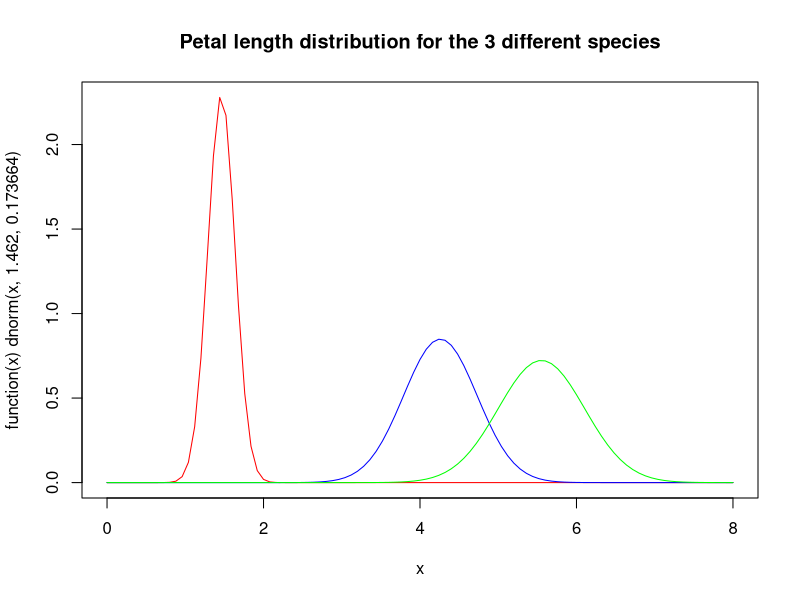

This figure's R source:
## ---- chunk 1
library("e1071")
library("class")
## ---- chunk 2
## Call the NaiveBayes Classifier Package e1071, which auto calls the Class package ##
classifier<-naiveBayes(iris[,1:4], iris[,5])
table(predict(classifier, iris[,-5]), iris[,5], dnn=list('predicted','actual'))

classifier$apriori
classifier$tables$Petal.Length
plot(function(x) dnorm(x, 1.462, 0.1736640), 0, 8, col="red", main="Petal length distribution for the 3 different species")
curve(dnorm(x, 4.260, 0.4699110), add=TRUE, col="blue")
curve(dnorm(x, 5.552, 0.5518947 ), add=TRUE, col = "green")
